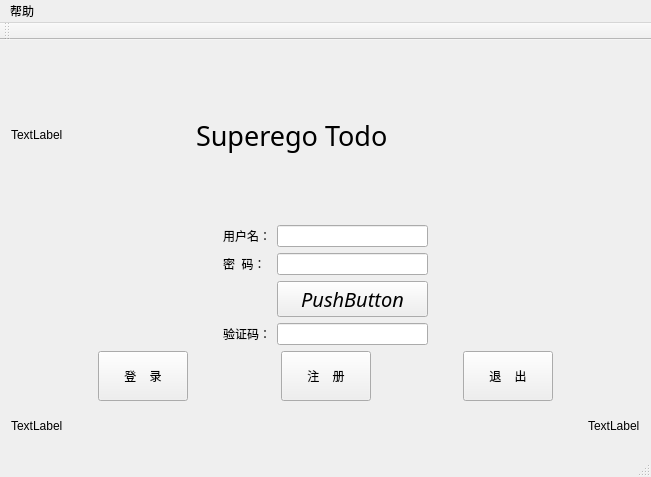
<?xml version="1.0" encoding="UTF-8"?>
<ui version="4.0">
 <class>LoginWindow</class>
 <widget class="QMainWindow" name="LoginWindow">
  <property name="geometry">
   <rect>
    <x>0</x>
    <y>0</y>
    <width>651</width>
    <height>477</height>
   </rect>
  </property>
  <property name="windowTitle">
   <string>LoginWindow</string>
  </property>
  <widget class="QWidget" name="centralWidget">
   <layout class="QGridLayout" name="gridLayout_4">
    <item row="0" column="0" colspan="3">
     <layout class="QGridLayout" name="gridLayout_3">
      <item row="2" column="0">
       <spacer name="horizontalSpacer">
        <property name="orientation">
         <enum>Qt::Horizontal</enum>
        </property>
        <property name="sizeHint" stdset="0">
         <size>
          <width>40</width>
          <height>20</height>
         </size>
        </property>
       </spacer>
      </item>
      <item row="2" column="2">
       <spacer name="horizontalSpacer_2">
        <property name="orientation">
         <enum>Qt::Horizontal</enum>
        </property>
        <property name="sizeHint" stdset="0">
         <size>
          <width>40</width>
          <height>20</height>
         </size>
        </property>
       </spacer>
      </item>
      <item row="3" column="0" colspan="3">
       <layout class="QVBoxLayout" name="bottom">
        <item>
         <layout class="QHBoxLayout" name="bottom_bottom">
          <item>
           <spacer name="horizontalSpacer_3">
            <property name="orientation">
             <enum>Qt::Horizontal</enum>
            </property>
            <property name="sizeHint" stdset="0">
             <size>
              <width>40</width>
              <height>20</height>
             </size>
            </property>
           </spacer>
          </item>
          <item>
           <widget class="QPushButton" name="loginbtn">
            <property name="minimumSize">
             <size>
              <width>90</width>
              <height>50</height>
             </size>
            </property>
            <property name="styleSheet">
             <string notr="true">font: 75 10pt &quot;Segoe Print&quot;;</string>
            </property>
            <property name="text">
             <string>登    录</string>
            </property>
           </widget>
          </item>
          <item>
           <spacer name="helper6">
            <property name="orientation">
             <enum>Qt::Horizontal</enum>
            </property>
            <property name="sizeHint" stdset="0">
             <size>
              <width>40</width>
              <height>20</height>
             </size>
            </property>
           </spacer>
          </item>
          <item>
           <widget class="QPushButton" name="registerbtn">
            <property name="minimumSize">
             <size>
              <width>90</width>
              <height>50</height>
             </size>
            </property>
            <property name="styleSheet">
             <string notr="true">font: 75 10pt &quot;Segoe Print&quot;;</string>
            </property>
            <property name="text">
             <string>注    册</string>
            </property>
           </widget>
          </item>
          <item>
           <spacer name="helper7">
            <property name="orientation">
             <enum>Qt::Horizontal</enum>
            </property>
            <property name="sizeHint" stdset="0">
             <size>
              <width>40</width>
              <height>20</height>
             </size>
            </property>
           </spacer>
          </item>
          <item>
           <widget class="QPushButton" name="exitbtn">
            <property name="minimumSize">
             <size>
              <width>90</width>
              <height>50</height>
             </size>
            </property>
            <property name="styleSheet">
             <string notr="true">font: 75 10pt &quot;Segoe Print&quot;;注册
</string>
            </property>
            <property name="text">
             <string>退    出</string>
            </property>
           </widget>
          </item>
          <item>
           <spacer name="horizontalSpacer_4">
            <property name="orientation">
             <enum>Qt::Horizontal</enum>
            </property>
            <property name="sizeHint" stdset="0">
             <size>
              <width>40</width>
              <height>20</height>
             </size>
            </property>
           </spacer>
          </item>
         </layout>
        </item>
       </layout>
      </item>
      <item row="2" column="1">
       <layout class="QGridLayout" name="gridLayout">
        <item row="0" column="1">
         <widget class="QLineEdit" name="userline">
          <property name="sizePolicy">
           <sizepolicy hsizetype="Expanding" vsizetype="Fixed">
            <horstretch>0</horstretch>
            <verstretch>0</verstretch>
           </sizepolicy>
          </property>
         </widget>
        </item>
        <item row="3" column="0">
         <widget class="QLabel" name="yanzheng">
          <property name="minimumSize">
           <size>
            <width>0</width>
            <height>0</height>
           </size>
          </property>
          <property name="text">
           <string>验证码：</string>
          </property>
         </widget>
        </item>
        <item row="1" column="0">
         <widget class="QLabel" name="passwordlabel">
          <property name="minimumSize">
           <size>
            <width>0</width>
            <height>0</height>
           </size>
          </property>
          <property name="styleSheet">
           <string notr="true">font: 75 10pt &quot;Segoe Print&quot;密码</string>
          </property>
          <property name="text">
           <string>密  码：</string>
          </property>
         </widget>
        </item>
        <item row="1" column="1">
         <widget class="QLineEdit" name="passwordline">
          <property name="sizePolicy">
           <sizepolicy hsizetype="Expanding" vsizetype="Fixed">
            <horstretch>0</horstretch>
            <verstretch>0</verstretch>
           </sizepolicy>
          </property>
         </widget>
        </item>
        <item row="3" column="1">
         <widget class="QLineEdit" name="yanEdit">
          <property name="sizePolicy">
           <sizepolicy hsizetype="Expanding" vsizetype="Fixed">
            <horstretch>0</horstretch>
            <verstretch>0</verstretch>
           </sizepolicy>
          </property>
         </widget>
        </item>
        <item row="2" column="1">
         <widget class="QPushButton" name="yanzhenglabel">
          <property name="font">
           <font>
            <family>Candara</family>
            <pointsize>15</pointsize>
            <italic>true</italic>
           </font>
          </property>
          <property name="text">
           <string>PushButton</string>
          </property>
         </widget>
        </item>
        <item row="0" column="0">
         <widget class="QLabel" name="userlabel">
          <property name="minimumSize">
           <size>
            <width>0</width>
            <height>0</height>
           </size>
          </property>
          <property name="styleSheet">
           <string notr="true">font: 75 10pt &quot;Segoe Print&quot;;用户名</string>
          </property>
          <property name="text">
           <string>用户名：</string>
          </property>
         </widget>
        </item>
       </layout>
      </item>
      <item row="0" column="0" rowspan="2" colspan="3">
       <layout class="QGridLayout" name="gridLayout_2">
        <item row="0" column="1">
         <widget class="QLabel" name="logo_nju">
          <property name="sizePolicy">
           <sizepolicy hsizetype="Fixed" vsizetype="Preferred">
            <horstretch>0</horstretch>
            <verstretch>0</verstretch>
           </sizepolicy>
          </property>
          <property name="minimumSize">
           <size>
            <width>134</width>
            <height>168</height>
           </size>
          </property>
          <property name="text">
           <string>TextLabel</string>
          </property>
         </widget>
        </item>
        <item row="0" column="3">
         <widget class="QLabel" name="titlelabel">
          <property name="minimumSize">
           <size>
            <width>400</width>
            <height>0</height>
           </size>
          </property>
          <property name="maximumSize">
           <size>
            <width>270</width>
            <height>16777215</height>
           </size>
          </property>
          <property name="font">
           <font>
            <family>Levenim MT</family>
            <pointsize>20</pointsize>
            <weight>8</weight>
            <italic>false</italic>
            <bold>false</bold>
           </font>
          </property>
          <property name="styleSheet">
           <string notr="true">font: 65 20pt &quot;Levenim MT&quot;;</string>
          </property>
          <property name="text">
           <string>Superego Todo</string>
          </property>
         </widget>
        </item>
        <item row="0" column="4">
         <spacer name="horizontalSpacer_5">
          <property name="orientation">
           <enum>Qt::Horizontal</enum>
          </property>
          <property name="sizeHint" stdset="0">
           <size>
            <width>40</width>
            <height>20</height>
           </size>
          </property>
         </spacer>
        </item>
        <item row="0" column="2">
         <spacer name="horizontalSpacer_6">
          <property name="orientation">
           <enum>Qt::Horizontal</enum>
          </property>
          <property name="sizeHint" stdset="0">
           <size>
            <width>40</width>
            <height>20</height>
           </size>
          </property>
         </spacer>
        </item>
       </layout>
      </item>
     </layout>
    </item>
    <item row="1" column="0">
     <widget class="QLabel" name="timeline">
      <property name="text">
       <string>TextLabel</string>
      </property>
     </widget>
    </item>
    <item row="1" column="1">
     <spacer name="horizontalSpacer_7">
      <property name="orientation">
       <enum>Qt::Horizontal</enum>
      </property>
      <property name="sizeHint" stdset="0">
       <size>
        <width>510</width>
        <height>20</height>
       </size>
      </property>
     </spacer>
    </item>
    <item row="1" column="2">
     <widget class="QLabel" name="idenline">
      <property name="text">
       <string>TextLabel</string>
      </property>
     </widget>
    </item>
   </layout>
  </widget>
  <widget class="QMenuBar" name="menuBar">
   <property name="geometry">
    <rect>
     <x>0</x>
     <y>0</y>
     <width>651</width>
     <height>23</height>
    </rect>
   </property>
   <widget class="QMenu" name="menu">
    <property name="title">
     <string>帮助</string>
    </property>
    <addaction name="actiona"/>
   </widget>
   <addaction name="menu"/>
  </widget>
  <widget class="QToolBar" name="mainToolBar">
   <attribute name="toolBarArea">
    <enum>TopToolBarArea</enum>
   </attribute>
   <attribute name="toolBarBreak">
    <bool>false</bool>
   </attribute>
  </widget>
  <widget class="QStatusBar" name="statusBar"/>
  <action name="actiona">
   <property name="text">
    <string>帮助文档</string>
   </property>
  </action>
 </widget>
 <layoutdefault spacing="6" margin="11"/>
 <resources/>
 <connections>
  <connection>
   <sender>exitbtn</sender>
   <signal>clicked()</signal>
   <receiver>LoginWindow</receiver>
   <slot>close()</slot>
   <hints>
    <hint type="sourcelabel">
     <x>507</x>
     <y>368</y>
    </hint>
    <hint type="destinationlabel">
     <x>325</x>
     <y>238</y>
    </hint>
   </hints>
  </connection>
 </connections>
</ui>
